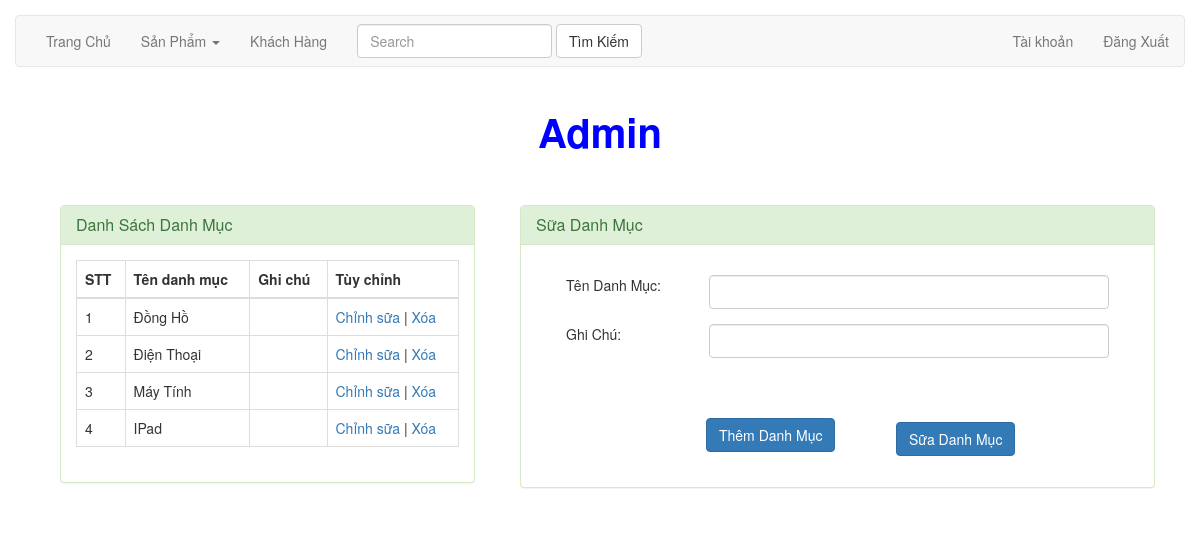
The app's page /project_PHP/admin/category/view_category.php, older data.
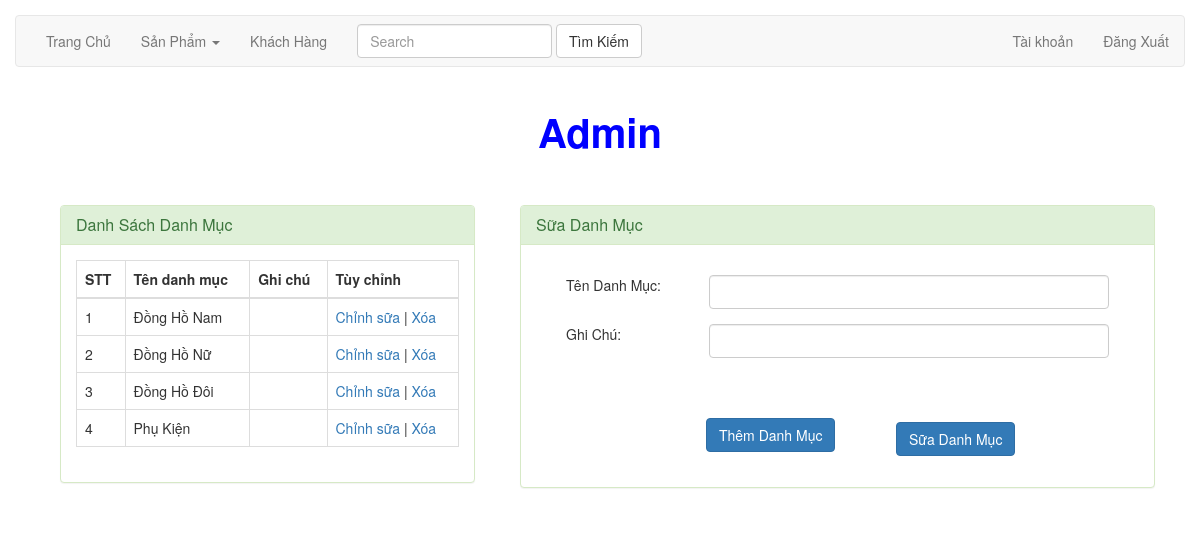
The same page, newer data.
### tables this page shows
create table if not exists category (
id int(11) not null auto_increment,
cat_name varchar(255) not null,
note text,
primary key(id)
);

### project_PHP/model/database.php (called while the page is built, shortened)
<?php
class database{
    private $host = "localhost:3307";
    private $db_name = "db";
    private $username = "root";
    private $password = "";
    public $conn;
    function __construct(){
        $this->conn =  mysqli_connect($this->host,$this->username, $this->password, $this->db_name);
        if($this->conn === false){
            echo("ERROR: kết nối thất bại " . mysqli_connect_error());
        }else{
            mysqli_set_charset($this->conn, 'UTF8');
        }
        return $this->conn;
    }
    public function display($table)
    {
        $sql = 'SELECT * FROM '. $table;
        $data = null;
        if($result = mysqli_query($this->conn,$sql)){
            while($row = mysqli_fetch_array($result)){
                $data[] = $row;
            }
            return $data;
        }
        else
            $arr = 0;
        return  $arr;
    }
}
?>

### project_PHP/admin/category/view_category.php (the view, shortened to what this page needs)
<!DOCTYPE html>
<html>
<head>
  <link rel="stylesheet" href="https://cdnjs.cloudflare.com/ajax/libs/font-awesome/4.7.0/css/font-awesome.min.css">
  <link rel="stylesheet" href="css/style.css">
  <link rel="stylesheet" href="https://maxcdn.bootstrapcdn.com/bootstrap/3.3.7/css/bootstrap.min.css">
  <link rel="stylesheet" href="css/responsive.css">
</head>
<body>
    <?php
        $namedm = $note = "";
        require "../../model/category.php";
        $db=new category;
        $arr=$db->display("category");
    ?>
<div class="row">
  <nav class="navbar navbar-default" role="navigation">
    <div class="collapse navbar-collapse navbar-ex1-collapse">
      <ul class="nav navbar-nav">
        <li><a href="display_amin.php">Trang Chủ</a></li>
        <li class="dropdown">
          <a href="#" class="dropdown-toggle" data-toggle="dropdown">Sản Phẩm <b class="caret"></b></a>
        </li>
        <li><a href="#">Khách Hàng</a></li>
      </ul>
      <form class="navbar-form navbar-left" role="search">
        <div class="form-group">
          <input type="text" class="form-control" placeholder="Search">
        </div>
        <button type="submit" class="btn btn-default">Tìm Kiếm</button>
      </form>
      <ul class="nav navbar-nav navbar-right">
        <li><a href="#">Tài khoản</a></li>
        <li><a href="#">Đăng Xuất</a></li>
      </ul>
    </div>
  </nav>
</div>
  <div class="container">
    <div>
      <p style="text-align: center;font-size: 40px;color: blue;"><b>Admin</b></p>
    </div>
       <div class="col-xs-5 col-sm-5 col-md-5 col-lg-5">
          <div class="row">
          <div style ="margin-top:20px;" class="panel panel-success">
              <div class="panel-heading">
                <h3 class="panel-title">Danh Sách Danh Mục</h3>
              </div>
              <div class="panel-body">
              <table class="table table-hover table-bordered">
                  <thead>
                    <tr>
                      <th>STT</th>
                      <th>Tên danh mục</th>
                      <th>Ghi chú</th>
                      <th>Tùy chỉnh</th>
                    </tr>
                  </thead>
                  <tbody>
                    <?php $count=0; foreach ($arr as $key=> $value) { $count ++; ?>
                    <tr>
                      <td>
                        <?php echo $count; ?>
                      </td>
                      <td>
                        <?php echo $value[ 'cat_name']; ?>
                      </td>
                      <td>
                      </td>
                      <td>
                          <a href="view_category.php?idCate=<?php echo $value['id']; ?>">Chỉnh sữa</a> |
                          <a href="view_category.php?idCateDelete=<?php echo $value['id']; ?>">Xóa</a>
                      </td>
                    </tr>
                    <?php
                    }
                    ?>
                  </tbody>
                </table>
              </div>
          </div>
            </div>
       </div>
         <div class="col-xs-7 col-sm-7 col-md-7 col-lg-7">
                    <div style ="margin-top:35px;" class="panel panel-success">
                        <div class="panel-heading">
                          <h3 class="panel-title">Sữa Danh Mục</h3>
                        </div>
                        <div class="panel-body">
                        <form action="view_category.php" method="POST" role="form">
                          <div class="form-group">
                              <div class="row">
                                  <div class="col-xs-3 col-sm-3 col-md-3 col-lg-3">
                                      Tên Danh Mục:
                                  </div>
                                  <div class="col-xs-9 col-sm-9 col-md-9 col-lg-9">
                                      <input type="text" name="namedm"  class="form-control" value=" <?php echo $namedm;?>"  >
                                  </div>
                              </div>
                              <div class="row">
                                  <div class="col-xs-3 col-sm-3 col-md-3 col-lg-3">
                                      Ghi Chú:
                                  </div>
                                  <div class="col-xs-9 col-sm-9 col-md-9 col-lg-9">
                                      <input type="text" name="note"  class="form-control" value=" <?php echo $note;  ?>"  >
                                  </div>
                              </div>
                          </div>
                          <button style="margin-left: 170px;margin-top:15px;" type="submit" name ="addDm" class="btn btn-primary">Thêm Danh Mục</button>
                     <button style="margin-left: 360px;margin-top: -50px;" type="submit" name ="updateDm" class="btn btn-primary">Sữa Danh Mục</button>
                   </form>
                        </div>
                    </div>
         </div>
    </div>
</body>
</html>

### project_PHP/css/style.css (style rules this page uses)
ul li a { color: #000; }

### project_PHP/admin/category/view_category.php (style rules this page uses)
.row { margin: 15px; }

Row changes from the older to the newer data that the page shows:
changed category: cat_name "Đồng Hồ" → "Đồng Hồ Nam"
changed category: cat_name "Điện Thoại" → "Đồng Hồ Nữ"
changed category: cat_name "Máy Tính" → "Đồng Hồ Đôi"
changed category: cat_name "IPad" → "Phụ Kiện"
